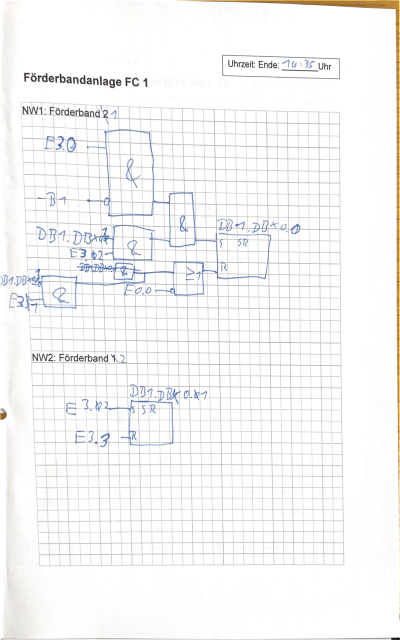
#> input picture data/raw/C1_D116_P1.png, 799 x 1280 px, found by its file name (shown at 1/2 size); its folder holds only this picture in this run
$ python 'preprocess copy.py'
#> lines starting #> are read from the running program, lines starting #| are printed output that depends on the picture; after the words box and inside, x2 and y2 are one past the last pixel; in counts of white or black regions, pixels touching at a corner belong together
import cv2
import numpy as np
import os
from tqdm import tqdm

RAW_DIR = "data/raw"
CLEAN_DIR = "data/cleaned"

os.makedirs(CLEAN_DIR, exist_ok=True)

# [15 lines left out: function deskew, not called in this run]

# [51 lines of commented-out code are left out]

def preprocess_image(path):
#> called with path = 'data/raw/C1_D116_P1.png'
    img = cv2.imread(path)
#> img is the input picture: shape (1280, 799, 3); mean B, G, R 246.3, 246.2, 246.6
    if img is None:
        return None

    H0, W0 = img.shape[:2]
#> H0 = 1280; W0 = 799

    # --- grayscale ---
    gray = cv2.cvtColor(img, cv2.COLOR_BGR2GRAY)

    # Slight blur to stabilize thresholding
    gray_blur = cv2.GaussianBlur(gray, (3, 3), 0)

    # --- fast foreground mask for angle estimation (ink = 1) ---
    bin_inv = cv2.threshold(gray_blur, 0, 255,
                            cv2.THRESH_BINARY_INV + cv2.THRESH_OTSU)[1]
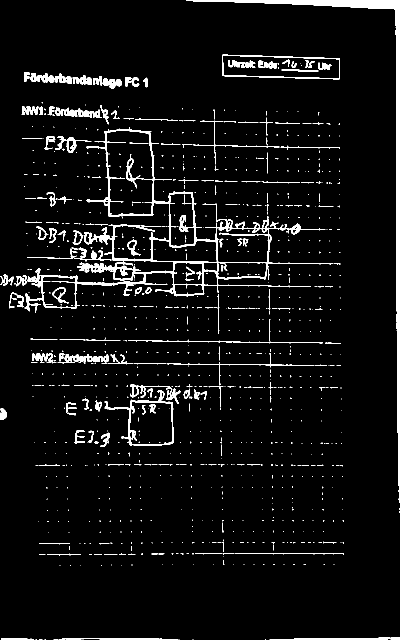
#> bin_inv: shape (1280, 799) (shown at 1/2 size); 5.1% white; 1055 white regions (884 under 20 px), largest, box (x1, y1, x2, y2) and area: (49, 254, 651, 626) 14836, (372, 0, 799, 990) 9337, (209, 781, 348, 892) 1624

    # Erode to suppress hairline page borders before angle detection
    bin_inv_er = cv2.erode(bin_inv, np.ones((3, 3), np.uint8), iterations=1)
#> bin_inv_er: shape (1280, 799); 1.8% white; 507 white regions (393 under 20 px), largest, box (x1, y1, x2, y2) and area: (374, 0, 799, 971) 7903, (156, 527, 257, 551) 436, (129, 217, 178, 233) 271

    # Use connected components; pick largest interior blob for angle
    num, labels, stats, centroids = cv2.connectedComponentsWithStats(bin_inv_er, connectivity=8)
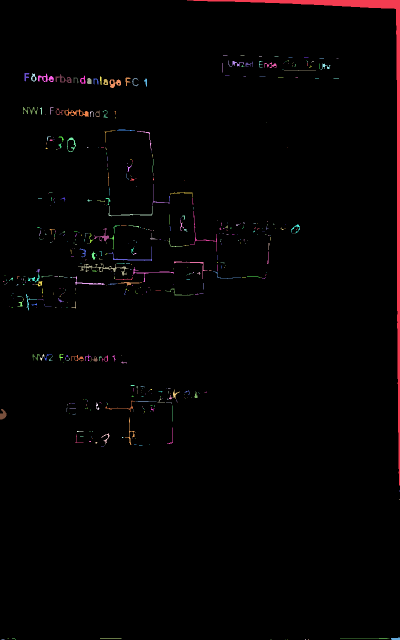
#> labels: shape (1280, 799) int32 (shown at 1/2 size); 508 distinct labels, from 0 to 507; one colour per label, 0 black
#> num = 508; stats = 508 rows, first 6: [0, 0, 799, 1280, 1004753], [374, 0, 425, 971, 7903], [446, 110, 9, 1, 9], [481, 111, 8, 1, 8], [518, 112, 6, 1, 6], [549, 113, 8, 1, 8]; centroids = 508 pairs, first value 5.5 to 798, second value 110 to 1279
    # stats: [label, x, y, w, h, area]; label 0 is background
    angle = 0.0
    if num > 1:
        # drop tiny specks & page-like boxes hugging the frame
        H, W = bin_inv_er.shape
#> H = 1280; W = 799
        candidates = []
        for i in range(1, num):
            x, y, w, h, a = stats[i]
            if a < 200:                 # specks
                continue
            if x <= 1 or y <= 1 or x+w >= W-2 or y+h >= H-2:
                # touches frame → likely border noise
                continue
            candidates.append((a, i))
#> this loop made 507 passes
#> after the loop, candidates = [(219, 39), (215, 40), (212, 57), (271, 62), (216, 253), (436, 273)]
        if candidates:
            # largest interior component
            _, idx = max(candidates, key=lambda t: t[0])
#> idx = 273
            mask = (labels == idx).astype(np.uint8) * 255
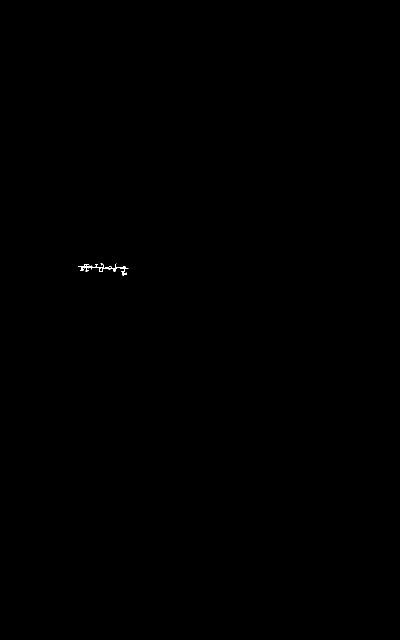
#> mask: shape (1280, 799) (shown at 1/2 size); 0.04% white in thin lines or dots, all inside (x1, y1, x2, y2) = (156, 527, 257, 551)
            coords = np.column_stack(np.where(mask > 0))
#> coords = 436 pairs, first value 527 to 550, second value 156 to 256
            rect = cv2.minAreaRect(coords)
#> rect = ((535.4, 206), (21.65, 99.93), -5.48)
            raw_angle = rect[-1]
#> raw_angle = -5.48
            angle = -(90 + raw_angle) if raw_angle < -45 else -raw_angle
#> angle = 5.48

    # --- rotate image by estimated angle ---
    (h, w) = img.shape[:2]
#> h = 1280; w = 799
    M = cv2.getRotationMatrix2D((w//2, h//2), angle, 1.0)
#> M = [[0.995, 0.0955, -59.27], [-0.0955, 0.995, 41.01]]
    img = cv2.warpAffine(img, M, (w, h), flags=cv2.INTER_CUBIC,
                         borderMode=cv2.BORDER_CONSTANT, borderValue=(255, 255, 255))

    # Ensure landscape (optional but helps with sideways pages)
    if img.shape[0] > img.shape[1] * 1.05:
        # rotate 90° CCW to make width > height
        img = cv2.rotate(img, cv2.ROTATE_90_COUNTERCLOCKWISE)
#> img: shape (799, 1280, 3)

    # --- grayscale after rotation ---
    gray = cv2.cvtColor(img, cv2.COLOR_BGR2GRAY)
#> gray: shape (799, 1280)

    # Conditional shadow normalization (skip if page already clean)
    if gray.std() > 18:  # heuristic: only normalize if lighting is uneven
        dilated = cv2.dilate(gray, np.ones((7, 7), np.uint8))
        bg = cv2.medianBlur(dilated, 21)
        diff = 255 - cv2.absdiff(gray, bg)
        norm = cv2.normalize(diff, None, 0, 255, cv2.NORM_MINMAX)
    else:
        norm = gray

    # --- binarize (black ink on white) ---
    binary = cv2.threshold(norm, 0, 255, cv2.THRESH_BINARY + cv2.THRESH_OTSU)[1]
#> binary: shape (799, 1280); 91.7% white; black in thin lines or dots

    # --- remove specks via connected components (more robust than contours) ---
    num, labels, stats, _ = cv2.connectedComponentsWithStats(255 - binary, connectivity=8)
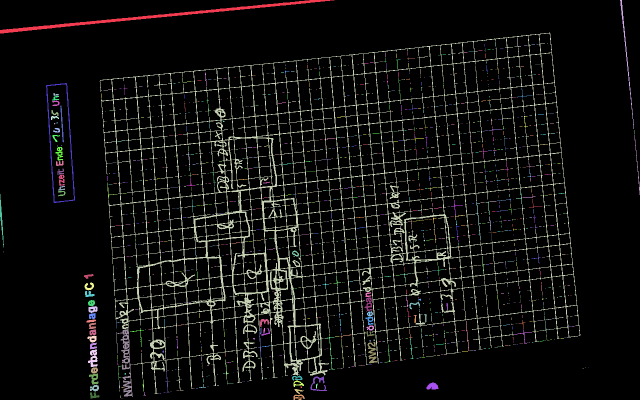
#> labels: shape (799, 1280) int32 (shown at 1/2 size); 1354 distinct labels, from 0 to 1353; one colour per label, 0 black
#> num = 1354; stats = 1354 rows, first 6: [0, 0, 1280, 799, 938325], [0, 0, 669, 67, 3775], [1240, 0, 28, 258, 505], [199, 65, 962, 723, 61413], [1034, 75, 8, 19, 26], [991, 84, 1, 9, 9]
    # We inverted so components are the dark strokes.
    keep = np.zeros_like(binary)
    for i in range(1, num):
        x, y, w, h, a = stats[i]
        if a < 120:                 # tune: minimum stroke area
            continue
        if (w <= 2 and h <= 2):     # single-pixel dust
            continue
        keep[y:y+h, x:x+w][labels[y:y+h, x:x+w] == i] = 255
#> this loop made 1353 passes
#> keep: shape (799, 1280); 7.1% white in thin lines or dots
    binary = 255 - keep  # back to white=255, black=0
#> binary: shape (799, 1280); 92.9% white; black in thin lines or dots

    # --- tight crop to content while ignoring edge junk ---
    fg = (binary == 0).astype(np.uint8) * 255  # foreground = black ink
    # close small gaps so the crop is solid
    fg = cv2.morphologyEx(fg, cv2.MORPH_CLOSE, np.ones((3, 3), np.uint8), iterations=1)
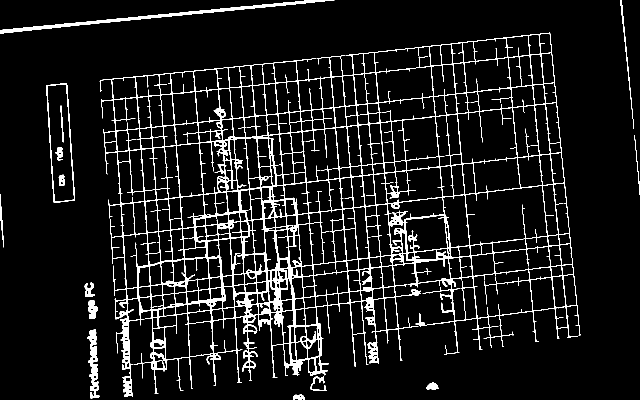
#> fg: shape (799, 1280) (shown at 1/2 size); 7.5% white; 15 white regions, largest, box (x1, y1, x2, y2) and area: (199, 65, 1161, 794) 67056, (0, 0, 669, 67) 3792, (175, 659, 199, 797) 1587

    coords = cv2.findNonZero(fg)
#> coords = contour of 76658 points, box (x1, y1, x2, y2) (0, 0, 1280, 799), area 51369
    if coords is not None:
        x, y, w, h = cv2.boundingRect(coords)
#> x = 0; y = 0; w = 1280; h = 799
        # add a small padding, clip to image
        pad = 12
        x = max(0, x - pad); y = max(0, y - pad)
        w = min(img.shape[1] - x, w + 2*pad)
        h = min(img.shape[0] - y, h + 2*pad)
        cropped = binary[y:y+h, x:x+w]
    else:
        cropped = binary  # fallback

    # --- resize WITH aspect ratio preserved onto 512x512 canvas ---
    target = 512
    ch, cw = cropped.shape[:2]
#> ch = 799; cw = 1280
    scale = min(target / ch, target / cw)
#> scale = 0.4
    nh, nw = int(round(ch * scale)), int(round(cw * scale))
#> nh = 320; nw = 512
    resized = cv2.resize(cropped, (nw, nh), interpolation=cv2.INTER_NEAREST)
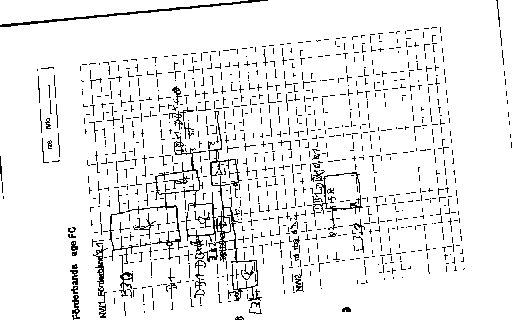
#> resized: shape (320, 512); 92.9% white; black in thin lines or dots
    canvas = np.full((target, target), 255, dtype=np.uint8)  # white
    y0 = (target - nh) // 2
#> y0 = 96
    x0 = (target - nw) // 2
#> x0 = 0
    canvas[y0:y0+nh, x0:x0+nw] = resized
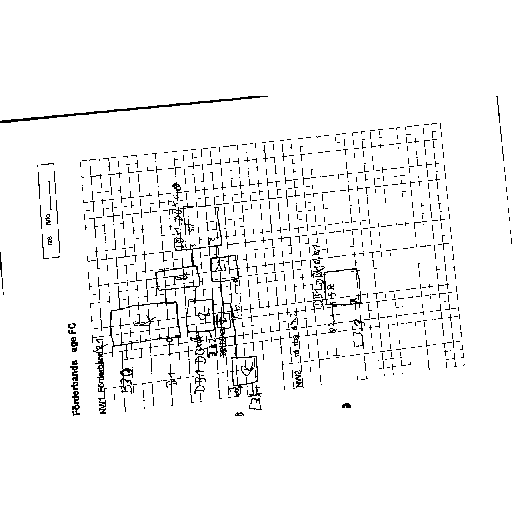
#> canvas: shape (512, 512); 95.5% white; black in thin lines or dots, all inside (x1, y1, x2, y2) = (0, 96, 512, 416)

    return canvas


if __name__ == "__main__":
    images = [f for f in os.listdir(RAW_DIR) if f.lower().endswith((".png", ".jpg", ".jpeg"))]

    for img_name in tqdm(images, desc="Preprocessing images"):
        img_path = os.path.join(RAW_DIR, img_name)
        processed = preprocess_image(img_path)
        cv2.imwrite(os.path.join(CLEAN_DIR, img_name), processed)

$ run again, on data/raw/C1_D163_P1.png
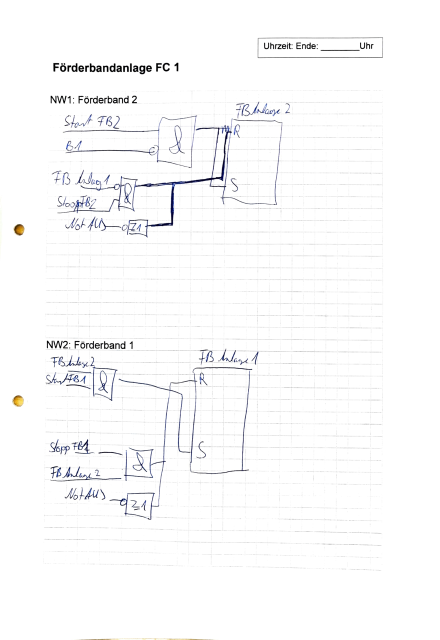
#> input picture data/raw/C1_D163_P1.png, 879 x 1280 px, found by its file name (shown at 1/2 size)
#> in preprocess_image, img is the input picture: shape (1280, 879, 3); mean B, G, R 250.7, 250.3, 250.3
#> bin_inv: shape (1280, 879); 2.6% white; 160 white regions (37 under 20 px), largest, box (x1, y1, x2, y2) and area: (116, 250, 542, 475) 5560, (237, 742, 500, 949) 1977, (248, 795, 339, 1005) 1010
#> bin_inv_er: shape (1280, 879); 0.59% white; 492 white regions (428 under 20 px), largest, box (x1, y1, x2, y2) and area: (269, 252, 463, 454) 1359, (29, 449, 48, 470) 288, (279, 131, 303, 148) 166
#> in preprocess_image, `num, labels, stats, centroids = cv2.connectedComponentsWithStats(bin_i..`: num = 493; stats = 493 rows, first 6: [0, 0, 879, 1280, 1118502], [529, 87, 2, 10, 10], [535, 87, 3, 10, 10], [541, 86, 6, 11, 16], [551, 87, 29, 11, 111], [593, 86, 8, 12, 23]; centroids = 493 pairs, first value 33.15 to 743.1, second value 89.5 to 1279
#> the loop in preprocess_image, `for i in range(1, num):` made 492 passes
#> after the loop in preprocess_image, `for i in range(1, num):`: candidates = [(1359, 85), (288, 195)]
#> idx = 85
#> mask: shape (1280, 879); 0.12% white; 1 white region, box (x1, y1, x2, y2) and area: (269, 252, 463, 454) 1359
#> in preprocess_image, `coords = np.column_stack(np.where(mask > 0))`: coords = 1359 pairs, first value 252 to 453, second value 269 to 462
#> rect = ((361.4, 380), (245.9, 107.7), -56.83)
#> raw_angle = -56.83
#> angle = -33.17
#> M = [[0.837, -0.547, 421.7], [0.547, 0.837, -135.9]]
#> bg: shape (879, 1280); every value is 255
#> in preprocess_image, `num, labels, stats, _ = cv2.connectedComponentsWithStats(255 - binary,..`:
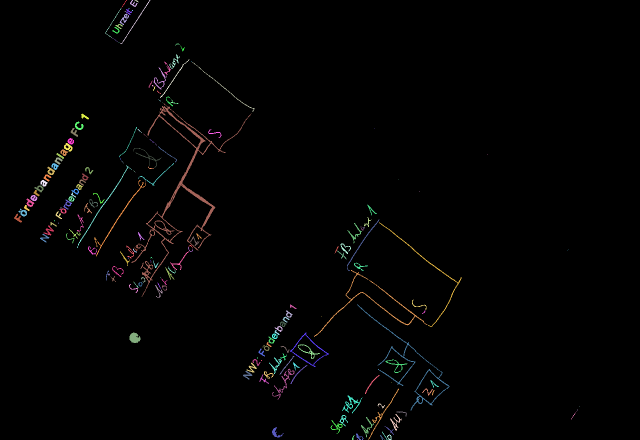
#> labels: shape (879, 1280) int32 (shown at 1/2 size); 200 distinct labels, from 0 to 199; one colour per label, 0 black
#> in preprocess_image, `num, labels, stats, _ = cv2.connectedComponentsWithStats(255 - binary,..`: num = 200; stats = 200 rows, first 6: [0, 0, 1280, 879, 1104030], [243, 0, 11, 15, 21], [260, 0, 15, 14, 72], [269, 0, 8, 5, 16], [240, 0, 61, 88, 152], [210, 16, 33, 60, 75]
#> the loop in preprocess_image, `for i in range(1, num):` made 199 passes
#> fg: shape (879, 1280); 1.3% white; 35 white regions, largest, box (x1, y1, x2, y2) and area: (263, 207, 503, 593) 4526, (714, 609, 899, 821) 1321, (628, 439, 855, 674) 1162
#> in preprocess_image, `coords = cv2.findNonZero(fg)`: coords = contour of 14578 points, box (x1, y1, x2, y2) (37, 0, 923, 879), area 27664
#> in preprocess_image, `x, y, w, h = cv2.boundingRect(coords)`: x = 37; y = 0; w = 886; h = 879
#> in preprocess_image, `x = max(0, x - pad)`: x = 25
#> in preprocess_image, `w = min(img.shape[1] - x, w + 2*pad)`: w = 910
#> cropped: shape (879, 910); 98.3% white; black in thin lines or dots
#> resized: shape (495, 512); 98.3% white; black in thin lines or dots
#> in preprocess_image, `canvas[y0:y0+nh, x0:x0+nw] = resized`:
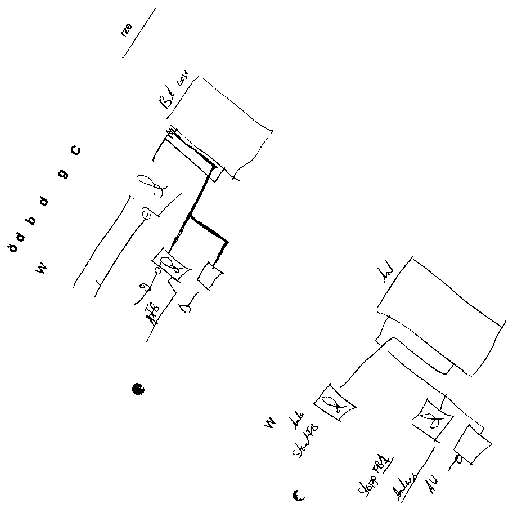
#> canvas: shape (512, 512); 98.3% white; black in thin lines or dots

$ run again, on data/raw/C1_D169_P1.png
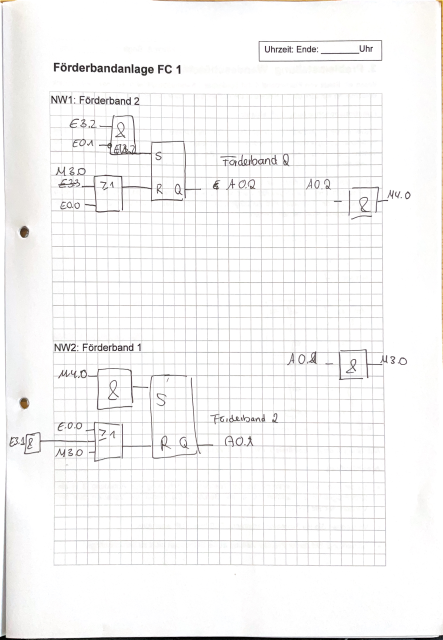
#> input picture data/raw/C1_D169_P1.png, 886 x 1280 px, found by its file name (shown at 1/2 size)
#> in preprocess_image, img is the input picture: shape (1280, 886, 3); mean B, G, R 245.4, 245.6, 246.1
#> bin_inv: shape (1280, 886); 2.9% white; 188 white regions (45 under 20 px), largest, box (x1, y1, x2, y2) and area: (0, 972, 886, 1280) 6673, (163, 230, 402, 425) 3116, (41, 844, 241, 924) 1190
#> bin_inv_er: shape (1280, 886); 0.99% white; 492 white regions (425 under 20 px), largest, box (x1, y1, x2, y2) and area: (0, 1021, 886, 1280) 5145, (321, 0, 649, 2) 535, (878, 0, 886, 153) 384
#> in preprocess_image, `num, labels, stats, centroids = cv2.connectedComponentsWithStats(bin_i..`: num = 493; stats = 493 rows, first 6: [0, 0, 886, 1278, 1122800], [15, 0, 4, 2, 7], [321, 0, 328, 2, 535], [878, 0, 8, 153, 384], [2, 2, 9, 3, 15], [596, 92, 5, 1, 5]; centroids = 493 pairs, first value 5 to 885, second value 0.387 to 1258.7
#> the loop in preprocess_image, `for i in range(1, num):` made 492 passes
#> after the loop in preprocess_image, `for i in range(1, num):`: candidates = [(283, 287), (264, 384)]
#> idx = 287
#> mask: shape (1280, 886); 0.02% white; 1 white region, box (x1, y1, x2, y2) and area: (41, 452, 57, 475) 283
#> in preprocess_image, `coords = np.column_stack(np.where(mask > 0))`: coords = 283 pairs, first value 452 to 474, second value 41 to 56
#> rect = ((463, 48.5), (15, 22), -90)
#> raw_angle = -90
#> angle = 0
#> M = [[1, 0, 0], [0, 1, 0]]
#> img: shape (886, 1280, 3)
#> in preprocess_image, `num, labels, stats, _ = cv2.connectedComponentsWithStats(255 - binary,..`: num = 806; stats = 806 rows, first 6: [0, 0, 1280, 886, 1105010], [1, 0, 664, 12, 1001], [667, 1, 10, 1, 10], [1270, 0, 10, 886, 3245], [383, 65, 15, 11, 68], [715, 72, 15, 18, 93]
#> the loop in preprocess_image, `for i in range(1, num):` made 805 passes
#> in preprocess_image, `binary = 255 - keep`:
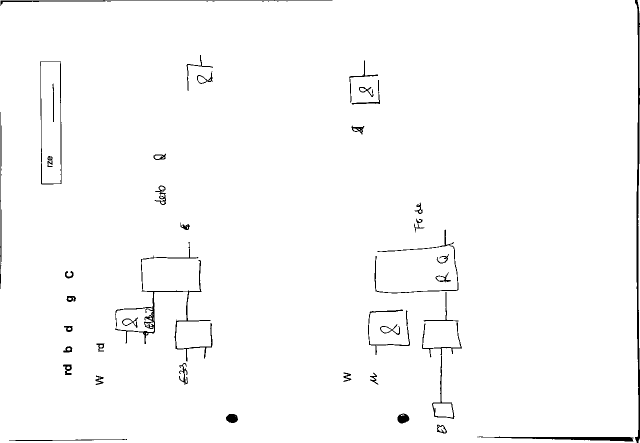
#> binary: shape (886, 1280) (shown at 1/2 size); 98.4% white; 42 black regions, largest, box (x1, y1, x2, y2) and area: (1270, 0, 1280, 886) 3245, (230, 484, 425, 723) 2556, (955, 873, 1267, 883) 1467
#> fg: shape (886, 1280); 1.8% white; 39 white regions, largest, box (x1, y1, x2, y2) and area: (1270, 0, 1280, 886) 3572, (230, 484, 425, 723) 2666, (749, 459, 924, 838) 2195
#> in preprocess_image, `coords = cv2.findNonZero(fg)`: coords = contour of 20087 points, box (x1, y1, x2, y2) (0, 0, 1280, 886), area 140407
#> in preprocess_image, `x, y, w, h = cv2.boundingRect(coords)`: x = 0; w = 1280; h = 886
#> resized: shape (354, 512); 98.4% white; black in thin lines or dots
#> in preprocess_image, `canvas[y0:y0+nh, x0:x0+nw] = resized`:
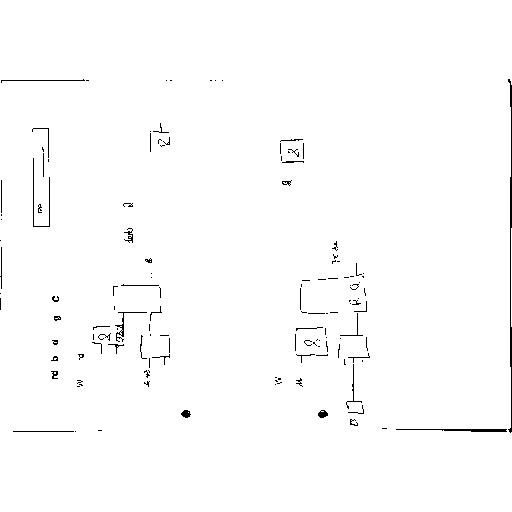
#> canvas: shape (512, 512); 98.9% white; black in thin lines or dots, all inside (x1, y1, x2, y2) = (0, 79, 512, 433)

$ run again, on data/raw/C1_D173_P1.png
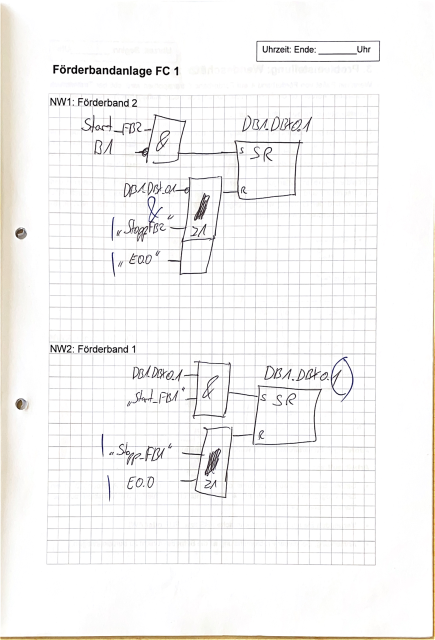
#> input picture data/raw/C1_D173_P1.png, 869 x 1280 px, found by its file name (shown at 1/2 size)
#> in preprocess_image, img is the input picture: shape (1280, 869, 3); mean B, G, R 244.3, 245.1, 245.9
#> bin_inv: shape (1280, 869); 3.6% white; 169 white regions (43 under 20 px), largest, box (x1, y1, x2, y2) and area: (0, 580, 869, 1280) 7707, (361, 721, 644, 996) 4097, (270, 229, 606, 400) 2841
#> bin_inv_er: shape (1280, 869); 1.2% white; 798 white regions (710 under 20 px), largest, box (x1, y1, x2, y2) and area: (0, 674, 869, 1280) 5111, (410, 898, 439, 951) 589, (389, 388, 416, 440) 527
#> in preprocess_image, `num, labels, stats, centroids = cv2.connectedComponentsWithStats(bin_i..`: num = 799; stats = 799 rows, first 6: [0, 0, 869, 1280, 1098965], [516, 82, 5, 1, 5], [525, 82, 17, 1, 17], [546, 82, 1, 1, 1], [555, 82, 37, 1, 37], [526, 93, 1, 8, 8]; centroids = 799 pairs, first value 40.87 to 868, second value 82 to 1184.6
#> the loop in preprocess_image, `for i in range(1, num):` made 798 passes
#> after the loop in preprocess_image, `for i in range(1, num):`: candidates = [(527, 312), (325, 378), (285, 637), (589, 722)]
#> idx = 722
#> mask: shape (1280, 869); 0.05% white; 1 white region, box (x1, y1, x2, y2) and area: (410, 898, 439, 951) 589
#> in preprocess_image, `coords = np.column_stack(np.where(mask > 0))`: coords = 589 pairs, first value 898 to 950, second value 410 to 438
#> rect = ((923.9, 425), (56.14, 18.27), -14.74)
#> raw_angle = -14.74
#> angle = 14.74
#> M = [[0.967, 0.254, -148.6], [-0.254, 0.967, 131.5]]
#> in preprocess_image, `num, labels, stats, _ = cv2.connectedComponentsWithStats(255 - binary,..`: num = 258; stats = 258 rows, first 6: [0, 0, 1280, 869, 1085788], [562, 0, 28, 8, 36], [1181, 0, 99, 382, 2168], [512, 8, 49, 13, 58], [508, 21, 3, 1, 3], [988, 20, 1, 1, 1]
#> the loop in preprocess_image, `for i in range(1, num):` made 257 passes
#> fg: shape (869, 1280); 1.8% white; 41 white regions, largest, box (x1, y1, x2, y2) and area: (249, 346, 394, 679) 2237, (1181, 0, 1280, 382) 2217, (715, 182, 863, 471) 1993
#> in preprocess_image, `coords = cv2.findNonZero(fg)`: coords = contour of 20003 points, box (x1, y1, x2, y2) (17, 0, 1280, 869), area 188772
#> in preprocess_image, `x, y, w, h = cv2.boundingRect(coords)`: x = 17; y = 0; w = 1263; h = 869
#> in preprocess_image, `x = max(0, x - pad)`: x = 5
#> in preprocess_image, `w = min(img.shape[1] - x, w + 2*pad)`: w = 1275
#> cropped: shape (869, 1275); 98.3% white; black in thin lines or dots
#> resized: shape (349, 512); 98.3% white; black in thin lines or dots
#> in preprocess_image, `canvas[y0:y0+nh, x0:x0+nw] = resized`:
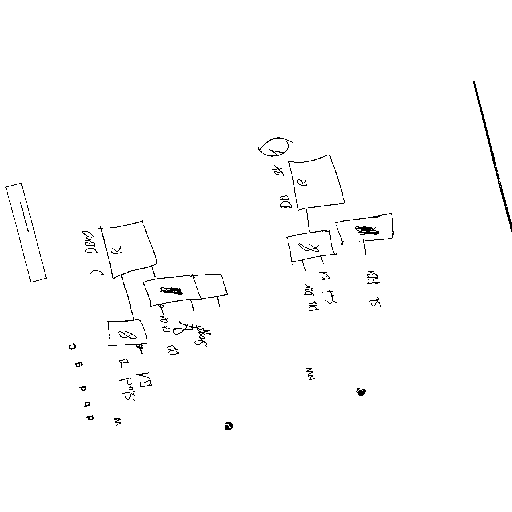
#> canvas: shape (512, 512); 98.9% white; black in thin lines or dots, all inside (x1, y1, x2, y2) = (5, 81, 512, 430)
